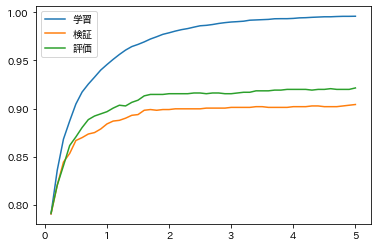

This figure's Python source:
import numpy as np
from sklearn.linear_model import LogisticRegression
from sklearn.feature_extraction.text import CountVectorizer
from sklearn.feature_extraction.text import TfidfTransformer
import matplotlib.pyplot as plt
import japanize_matplotlib

#データをリストとして読み込んでおく
with open("train.txt") as f:
    train_data = f.readlines()
    train_list = [line.split("\t") for line in train_data]
with open("valid.txt") as f:
    valid_data = f.readlines()
    valid_list = [line.split("\t") for line in valid_data]
with open("test.txt") as f:
    test_data = f.readlines()
    test_list = [line.split("\t") for line in test_data]

#CountVectorizerのインスタンス
count = CountVectorizer()
#見出しのリストを作ってnumpy配列にする
headline_list = [news[1] for news in train_list]
headline_list.extend([news[1] for news in valid_list])
headline_list.extend([news[1] for news in test_list])
headline_nparr = np.array(headline_list)

#Vectorizerに単語を記憶させる
count.fit_transform(headline_nparr)

#tf-idfを使って単語に重みをつける
tfidf = TfidfTransformer(use_idf=True, norm='l2', smooth_idf=True)

#全データセットの特徴量を入れるリスト
feature_list = tfidf.fit_transform(count.fit_transform(headline_nparr)).toarray()

#分割するためのインデックス
train_index = len(train_list)
valid_index = len(train_list) + len(valid_list)
#train, vali, testに分ける
train_feature_list = feature_list[:train_index]
valid_feature_list = feature_list[train_index:valid_index]
test_feature_list = feature_list[valid_index:]

#カテゴリーをリストにして0-4の数字に対応させる
categorie_list = ['b', 'e', 'm', 't']
#カテゴリーの文字を数字に置き換える
train_category_list = [categorie_list.index(category) for category, _ in train_list]
valid_category_list = [categorie_list.index(category) for category, _ in valid_list]
test_category_list = [categorie_list.index(category) for category, _ in test_list]

#全部numpyに変換する
train_category_nparr = np.array(train_category_list, dtype=np.int8)
valid_category_nparr = np.array(valid_category_list, dtype=np.int8)
test_category_nparr = np.array(test_category_list, dtype=np.int8)
train_feature_nparr = np.array(train_feature_list, dtype=np.float32)
valid_feature_nparr = np.array(valid_feature_list, dtype=np.float32)
test_feature_nparr = np.array(test_feature_list, dtype=np.float32)

#なんかよくわからないけどこれで学習できるらしい
lr = LogisticRegression(max_iter=1000)
lr.fit(train_feature_nparr, train_category_nparr)

#正則化をいっぱい用意する
parameter_list = np.arange(0.1, 5.1, 0.1)
#モデルもいっぱい用意する
lr_list = [LogisticRegression(C=parameter, max_iter=1000).fit(train_feature_nparr, train_category_nparr) for parameter in parameter_list]

#正解率計算のための関数　最初からこうしとけばよかった
def accuracy(lr, feature_nparr, category_nparr):
    correct_count = 0
    pre_category_list = lr.predict(feature_nparr)
    for i in range(len(feature_nparr)):
        if pre_category_list[i] == category_nparr[i]:
            correct_count += 1
    accuracy = float(correct_count / len(feature_nparr))
    return accuracy

#正解率の細かいリストができる
train_accs = [accuracy(lr, train_feature_nparr, train_category_nparr) for lr in lr_list]
valid_accs = [accuracy(lr, valid_feature_nparr, valid_category_nparr) for lr in lr_list]
test_accs = [accuracy(lr, test_feature_nparr, test_category_nparr) for lr in lr_list]

#プロット
plt.plot(parameter_list, train_accs, label = '学習')
plt.plot(parameter_list, valid_accs, label = '検証')
plt.plot(parameter_list, test_accs, label = '評価')
plt.legend()
plt.show()
